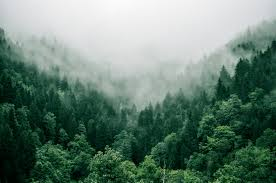
#> input picture images/forest.jpeg, 276 x 183 px
$ jupyter execute Basic_image_processing.ipynb
#> lines starting #> are read from the running program, lines starting #| are printed output that depends on the picture
[cell 1]
import cv2
import numpy as np

[cell 2]
# Reading an image in opencv
img = cv2.imread("images/forest.jpeg")
#> img is the input picture: shape (183, 276, 3); mean B, G, R 113.6, 126.5, 102

# displaying an image
cv2.imshow("The forest",img)

# the wait time of the image. zero means infinite
cv2.waitKey(0)

[cell 3]
# converting image to color Schemes
cv2.imshow("The Original(BGR)",img)

gray_img = cv2.cvtColor(img,cv2.COLOR_RGB2GRAY)
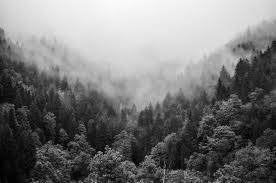
#> gray_img: shape (183, 276); min 1, max 251, mean 119.8
cv2.imshow("Gray",gray_img)

rgb_img = cv2.cvtColor(img,cv2.COLOR_BGR2RGB)
cv2.imshow("RGB",rgb_img)

hsv_img = cv2.cvtColor(img,cv2.COLOR_BGR2HSV)
#> hsv_img: shape (183, 276, 3); mean H, S, V 71.8, 102.2, 126.7
cv2.imshow("HSV",hsv_img)

# wait time
cv2.waitKey(0)

[cell 4]
# splitting color channels of RGB image
R,G,B = cv2.split(rgb_img)
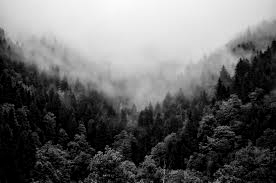
#> R: shape (183, 276); min 0, max 251, mean 102
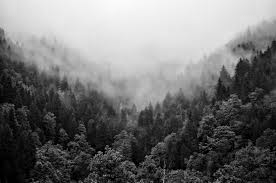
#> B: shape (183, 276); min 0, max 251, mean 113.6

cv2.imshow("Red",R)
cv2.imshow("Green",G)
cv2.imshow("Blue",B)

cv2.waitKey(0)

[cell 5]
# splitting color channels of BGR image
B,G,R = cv2.split(rgb_img)

cv2.imshow("Blue",B)
cv2.imshow("Green",G)
cv2.imshow("Red",R)

cv2.waitKey(0)

[cell 6]
# merging color channels
merged_img = cv2.merge((B,G,R))

cv2.imshow("Merged image",merged_img)

cv2.waitKey(0)

[cell 7]
# Resize image
height = 420
width = 620
img_resize = cv2.resize(img,(width,height))

cv2.imshow("Resized Image",img_resize)

cv2.waitKey(0)

[cell 8]
# flip image
vertical_flip = cv2.flip(img,0)
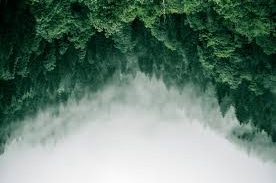
#> vertical_flip: shape (183, 276, 3); mean B, G, R 113.6, 126.5, 102
horizontal_flip = cv2.flip(img,1)
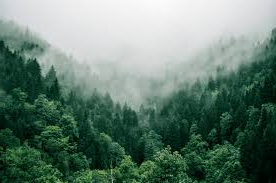
#> horizontal_flip: shape (183, 276, 3); mean B, G, R 113.6, 126.5, 102
combined_flip = cv2.flip(img,-1)
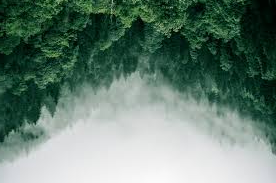
#> combined_flip: shape (183, 276, 3); mean B, G, R 113.6, 126.5, 102


cv2.imshow("vertical flip",vertical_flip)
cv2.imshow("horizontal flip",horizontal_flip)
cv2.imshow("combined flip",combined_flip)

cv2.waitKey(0)

[cell 9]
# image croping
print(img.shape)
#| (183, 276, 3)

croped_img = img[30:150,50:200]
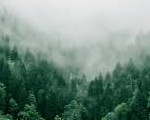
#> croped_img: shape (120, 150, 3); mean B, G, R 129.5, 140.2, 117

cv2.imshow("Original image",img)
cv2.imshow("cropped image",croped_img)

cv2.waitKey(0)

[cell 10]
# saving image
cv2.imwrite("saved_images/cropped_img.jpg",croped_img)
#> Out = True

[cell 11]
# Drawing on images

black_img = np.zeros((512,512,3))

# line
cv2.line(black_img,(0,0),(256,256),(0,255,0),1)

# circle
cv2.circle(black_img,(256,256),50,(255,0,0),1)
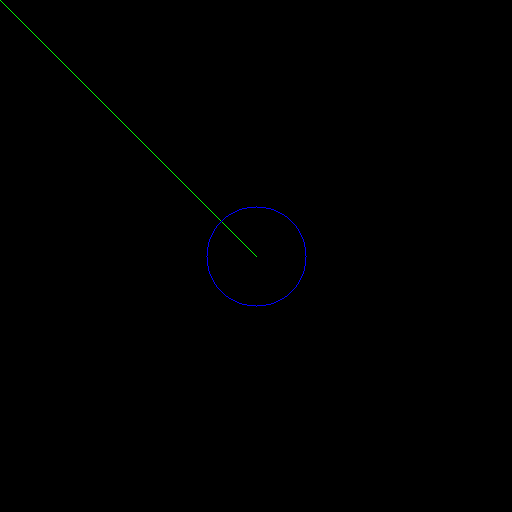
#> black_img: shape (512, 512, 3) float64; mean of channels 0, 1, 2 0.3, 0.2, 0; drawn as B, G, R

# Rectangle
cv2.rectangle(black_img,(300,200),(400,500),(0,0,255),1)
# Text

cv2.putText(black_img,"Hello World",(200,100),1,1.0,(0,255,0),1)
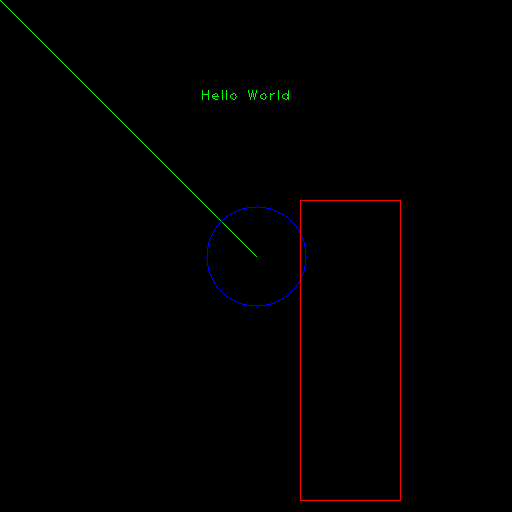
#> black_img: shape (512, 512, 3) float64; mean of channels 0, 1, 2 0.3, 0.4, 0.8; drawn as B, G, R
# thickness = -1 means fil

cv2.imshow("Black image created using np.zeros",black_img)


cv2.waitKey(0)

$ run again, with images/bridge.jpeg copied over images/forest.jpeg
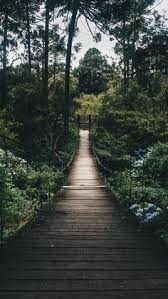
#> input picture images/bridge.jpeg, 168 x 299 px
#> img is the input picture: shape (299, 168, 3); mean B, G, R 63.4, 67.5, 62
#> hsv_img: shape (299, 168, 3); mean H, S, V 73, 47.3, 69.3
#> `combined_flip = cv2.flip(img,-1)`:
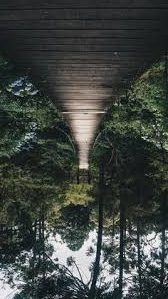
#> combined_flip: shape (299, 168, 3); mean B, G, R 63.4, 67.5, 62
#| (299, 168, 3)
#> `croped_img = img[30:150,50:200]`:
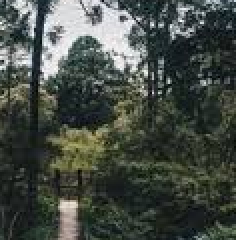
#> croped_img: shape (120, 118, 3) (shown 2 times larger); mean B, G, R 68.7, 75.6, 69
#> Out = True

$ run again, with images/squirrel.jpeg copied over images/forest.jpeg
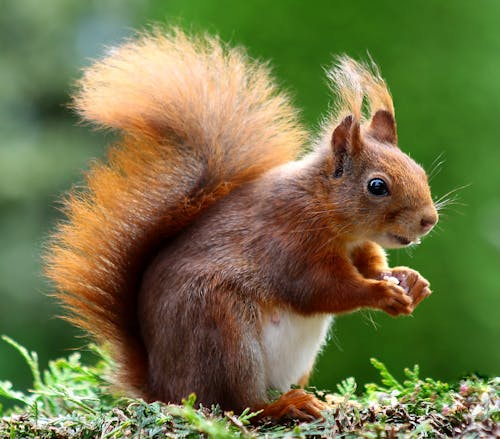
#> input picture images/squirrel.jpeg, 500 x 439 px
#> img is the input picture: shape (439, 500, 3); mean B, G, R 70.1, 115.5, 114.4
#> hsv_img: shape (439, 500, 3); mean H, S, V 31.9, 136.1, 134.3
#> `combined_flip = cv2.flip(img,-1)`:
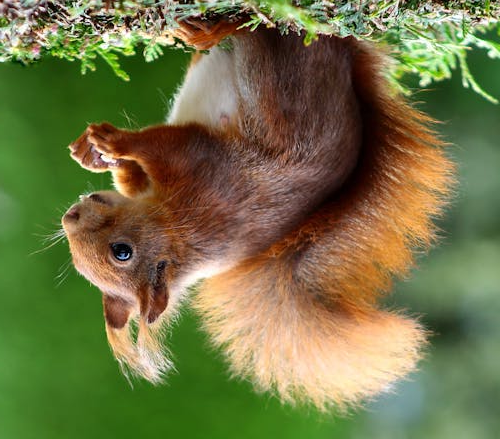
#> combined_flip: shape (439, 500, 3); mean B, G, R 70.1, 115.5, 114.4
#| (439, 500, 3)
#> `croped_img = img[30:150,50:200]`:
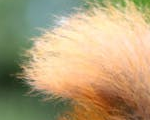
#> croped_img: shape (120, 150, 3); mean B, G, R 121.1, 160, 179.2
#> Out = True
